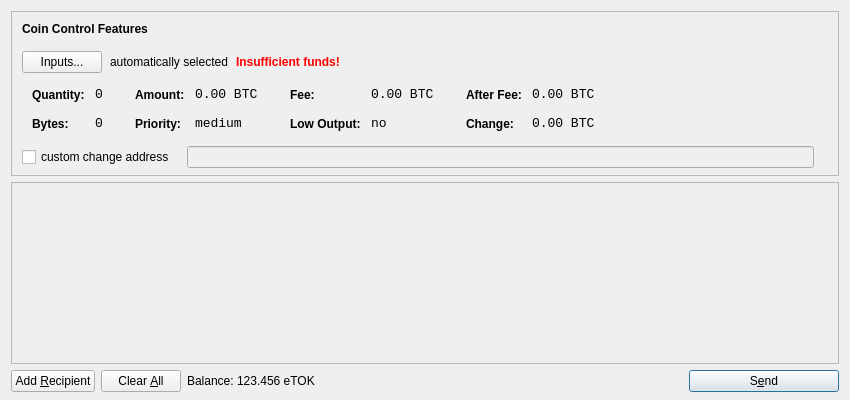
<?xml version="1.0" encoding="UTF-8"?>
<ui version="4.0">
 <class>SendCoinsDialog</class>
 <widget class="QDialog" name="SendCoinsDialog">
  <property name="geometry">
   <rect>
    <x>0</x>
    <y>0</y>
    <width>850</width>
    <height>400</height>
   </rect>
  </property>
  <property name="windowTitle">
   <string>Send Coins</string>
  </property>
  <layout class="QVBoxLayout" name="verticalLayout" stretch="0,1,0">
   <property name="bottomMargin">
    <number>8</number>
   </property>
   <item>
    <widget class="QFrame" name="frameCoinControl">
     <property name="sizePolicy">
      <sizepolicy hsizetype="Expanding" vsizetype="Expanding">
       <horstretch>0</horstretch>
       <verstretch>0</verstretch>
      </sizepolicy>
     </property>
     <property name="maximumSize">
      <size>
       <width>16777215</width>
       <height>16777215</height>
      </size>
     </property>
     <property name="frameShape">
      <enum>QFrame::StyledPanel</enum>
     </property>
     <property name="frameShadow">
      <enum>QFrame::Sunken</enum>
     </property>
     <layout class="QVBoxLayout" name="verticalLayoutCoinControl2">
      <property name="spacing">
       <number>-1</number>
      </property>
      <property name="leftMargin">
       <number>0</number>
      </property>
      <property name="topMargin">
       <number>0</number>
      </property>
      <property name="rightMargin">
       <number>0</number>
      </property>
      <property name="bottomMargin">
       <number>6</number>
      </property>
      <item>
       <layout class="QVBoxLayout" name="verticalLayoutCoinControl" stretch="0,0,0,0,1">
        <property name="spacing">
         <number>0</number>
        </property>
        <property name="leftMargin">
         <number>10</number>
        </property>
        <property name="topMargin">
         <number>10</number>
        </property>
        <item>
         <layout class="QHBoxLayout" name="horizontalLayoutCoinControl1">
          <property name="bottomMargin">
           <number>15</number>
          </property>
          <item>
           <widget class="QLabel" name="labelCoinControlFeatures">
            <property name="sizePolicy">
             <sizepolicy hsizetype="Preferred" vsizetype="Maximum">
              <horstretch>0</horstretch>
              <verstretch>0</verstretch>
             </sizepolicy>
            </property>
            <property name="font">
             <font>
              <weight>75</weight>
              <bold>true</bold>
             </font>
            </property>
            <property name="styleSheet">
             <string notr="true">font-weight:bold;</string>
            </property>
            <property name="text">
             <string>Coin Control Features</string>
            </property>
           </widget>
          </item>
         </layout>
        </item>
        <item>
         <layout class="QHBoxLayout" name="horizontalLayoutCoinControl2" stretch="0,0,0,0">
          <property name="spacing">
           <number>8</number>
          </property>
          <property name="bottomMargin">
           <number>10</number>
          </property>
          <item>
           <widget class="QPushButton" name="pushButtonCoinControl">
            <property name="styleSheet">
             <string notr="true"/>
            </property>
            <property name="text">
             <string>Inputs...</string>
            </property>
           </widget>
          </item>
          <item>
           <widget class="QLabel" name="labelCoinControlAutomaticallySelected">
            <property name="text">
             <string>automatically selected</string>
            </property>
            <property name="margin">
             <number>5</number>
            </property>
           </widget>
          </item>
          <item>
           <widget class="QLabel" name="labelCoinControlInsuffFunds">
            <property name="font">
             <font>
              <weight>75</weight>
              <bold>true</bold>
             </font>
            </property>
            <property name="styleSheet">
             <string notr="true">color:red;font-weight:bold;</string>
            </property>
            <property name="text">
             <string>Insufficient funds!</string>
            </property>
            <property name="margin">
             <number>5</number>
            </property>
           </widget>
          </item>
          <item>
           <spacer name="horizontalSpacerCoinControl">
            <property name="orientation">
             <enum>Qt::Horizontal</enum>
            </property>
            <property name="sizeHint" stdset="0">
             <size>
              <width>40</width>
              <height>1</height>
             </size>
            </property>
           </spacer>
          </item>
         </layout>
        </item>
        <item>
         <widget class="QWidget" name="widgetCoinControl" native="true">
          <property name="sizePolicy">
           <sizepolicy hsizetype="Preferred" vsizetype="Preferred">
            <horstretch>0</horstretch>
            <verstretch>0</verstretch>
           </sizepolicy>
          </property>
          <property name="minimumSize">
           <size>
            <width>0</width>
            <height>0</height>
           </size>
          </property>
          <property name="styleSheet">
           <string notr="true"/>
          </property>
          <layout class="QHBoxLayout" name="horizontalLayoutCoinControl5">
           <property name="margin">
            <number>0</number>
           </property>
           <item>
            <layout class="QHBoxLayout" name="horizontalLayoutCoinControl3" stretch="0,0,0,1">
             <property name="spacing">
              <number>20</number>
             </property>
             <property name="topMargin">
              <number>0</number>
             </property>
             <property name="bottomMargin">
              <number>10</number>
             </property>
             <item>
              <layout class="QFormLayout" name="formLayoutCoinControl1">
               <property name="horizontalSpacing">
                <number>10</number>
               </property>
               <property name="verticalSpacing">
                <number>14</number>
               </property>
               <property name="leftMargin">
                <number>10</number>
               </property>
               <property name="topMargin">
                <number>4</number>
               </property>
               <property name="rightMargin">
                <number>6</number>
               </property>
               <item row="0" column="0">
                <widget class="QLabel" name="labelCoinControlQuantityText">
                 <property name="styleSheet">
                  <string notr="true">font-weight:bold;</string>
                 </property>
                 <property name="text">
                  <string>Quantity:</string>
                 </property>
                 <property name="margin">
                  <number>0</number>
                 </property>
                </widget>
               </item>
               <item row="0" column="1">
                <widget class="QLabel" name="labelCoinControlQuantity">
                 <property name="font">
                  <font>
                   <family>Monospace</family>
                   <pointsize>10</pointsize>
                  </font>
                 </property>
                 <property name="cursor">
                  <cursorShape>IBeamCursor</cursorShape>
                 </property>
                 <property name="contextMenuPolicy">
                  <enum>Qt::ActionsContextMenu</enum>
                 </property>
                 <property name="text">
                  <string notr="true">0</string>
                 </property>
                 <property name="margin">
                  <number>0</number>
                 </property>
                 <property name="textInteractionFlags">
                  <set>Qt::LinksAccessibleByMouse|Qt::TextSelectableByKeyboard|Qt::TextSelectableByMouse</set>
                 </property>
                </widget>
               </item>
               <item row="1" column="0">
                <widget class="QLabel" name="labelCoinControlBytesText">
                 <property name="styleSheet">
                  <string notr="true">font-weight:bold;</string>
                 </property>
                 <property name="text">
                  <string>Bytes:</string>
                 </property>
                </widget>
               </item>
               <item row="1" column="1">
                <widget class="QLabel" name="labelCoinControlBytes">
                 <property name="font">
                  <font>
                   <family>Monospace</family>
                   <pointsize>10</pointsize>
                  </font>
                 </property>
                 <property name="cursor">
                  <cursorShape>IBeamCursor</cursorShape>
                 </property>
                 <property name="contextMenuPolicy">
                  <enum>Qt::ActionsContextMenu</enum>
                 </property>
                 <property name="text">
                  <string notr="true">0</string>
                 </property>
                 <property name="textInteractionFlags">
                  <set>Qt::LinksAccessibleByMouse|Qt::TextSelectableByKeyboard|Qt::TextSelectableByMouse</set>
                 </property>
                </widget>
               </item>
              </layout>
             </item>
             <item>
              <layout class="QFormLayout" name="formLayoutCoinControl2">
               <property name="horizontalSpacing">
                <number>10</number>
               </property>
               <property name="verticalSpacing">
                <number>14</number>
               </property>
               <property name="leftMargin">
                <number>6</number>
               </property>
               <property name="topMargin">
                <number>4</number>
               </property>
               <property name="rightMargin">
                <number>6</number>
               </property>
               <item row="0" column="0">
                <widget class="QLabel" name="labelCoinControlAmountText">
                 <property name="styleSheet">
                  <string notr="true">font-weight:bold;</string>
                 </property>
                 <property name="text">
                  <string>Amount:</string>
                 </property>
                 <property name="margin">
                  <number>0</number>
                 </property>
                </widget>
               </item>
               <item row="0" column="1">
                <widget class="QLabel" name="labelCoinControlAmount">
                 <property name="font">
                  <font>
                   <family>Monospace</family>
                   <pointsize>10</pointsize>
                  </font>
                 </property>
                 <property name="cursor">
                  <cursorShape>IBeamCursor</cursorShape>
                 </property>
                 <property name="contextMenuPolicy">
                  <enum>Qt::ActionsContextMenu</enum>
                 </property>
                 <property name="text">
                  <string notr="true">0.00 BTC</string>
                 </property>
                 <property name="textInteractionFlags">
                  <set>Qt::LinksAccessibleByMouse|Qt::TextSelectableByKeyboard|Qt::TextSelectableByMouse</set>
                 </property>
                </widget>
               </item>
               <item row="1" column="0">
                <widget class="QLabel" name="labelCoinControlPriorityText">
                 <property name="styleSheet">
                  <string notr="true">font-weight:bold;</string>
                 </property>
                 <property name="text">
                  <string>Priority:</string>
                 </property>
                </widget>
               </item>
               <item row="1" column="1">
                <widget class="QLabel" name="labelCoinControlPriority">
                 <property name="font">
                  <font>
                   <family>Monospace</family>
                   <pointsize>10</pointsize>
                  </font>
                 </property>
                 <property name="cursor">
                  <cursorShape>IBeamCursor</cursorShape>
                 </property>
                 <property name="contextMenuPolicy">
                  <enum>Qt::ActionsContextMenu</enum>
                 </property>
                 <property name="text">
                  <string>medium</string>
                 </property>
                 <property name="textInteractionFlags">
                  <set>Qt::LinksAccessibleByMouse|Qt::TextSelectableByKeyboard|Qt::TextSelectableByMouse</set>
                 </property>
                </widget>
               </item>
              </layout>
             </item>
             <item>
              <layout class="QFormLayout" name="formLayoutCoinControl3">
               <property name="horizontalSpacing">
                <number>10</number>
               </property>
               <property name="verticalSpacing">
                <number>14</number>
               </property>
               <property name="leftMargin">
                <number>6</number>
               </property>
               <property name="topMargin">
                <number>4</number>
               </property>
               <property name="rightMargin">
                <number>6</number>
               </property>
               <item row="0" column="0">
                <widget class="QLabel" name="labelCoinControlFeeText">
                 <property name="styleSheet">
                  <string notr="true">font-weight:bold;</string>
                 </property>
                 <property name="text">
                  <string>Fee:</string>
                 </property>
                 <property name="margin">
                  <number>0</number>
                 </property>
                </widget>
               </item>
               <item row="0" column="1">
                <widget class="QLabel" name="labelCoinControlFee">
                 <property name="font">
                  <font>
                   <family>Monospace</family>
                   <pointsize>10</pointsize>
                  </font>
                 </property>
                 <property name="cursor">
                  <cursorShape>IBeamCursor</cursorShape>
                 </property>
                 <property name="contextMenuPolicy">
                  <enum>Qt::ActionsContextMenu</enum>
                 </property>
                 <property name="text">
                  <string notr="true">0.00 BTC</string>
                 </property>
                 <property name="textInteractionFlags">
                  <set>Qt::LinksAccessibleByMouse|Qt::TextSelectableByKeyboard|Qt::TextSelectableByMouse</set>
                 </property>
                </widget>
               </item>
               <item row="1" column="0">
                <widget class="QLabel" name="labelCoinControlLowOutputText">
                 <property name="styleSheet">
                  <string notr="true">font-weight:bold;</string>
                 </property>
                 <property name="text">
                  <string>Low Output:</string>
                 </property>
                </widget>
               </item>
               <item row="1" column="1">
                <widget class="QLabel" name="labelCoinControlLowOutput">
                 <property name="font">
                  <font>
                   <family>Monospace</family>
                   <pointsize>10</pointsize>
                  </font>
                 </property>
                 <property name="cursor">
                  <cursorShape>IBeamCursor</cursorShape>
                 </property>
                 <property name="contextMenuPolicy">
                  <enum>Qt::ActionsContextMenu</enum>
                 </property>
                 <property name="text">
                  <string>no</string>
                 </property>
                 <property name="textInteractionFlags">
                  <set>Qt::LinksAccessibleByMouse|Qt::TextSelectableByKeyboard|Qt::TextSelectableByMouse</set>
                 </property>
                </widget>
               </item>
              </layout>
             </item>
             <item>
              <layout class="QFormLayout" name="formLayoutCoinControl4">
               <property name="horizontalSpacing">
                <number>10</number>
               </property>
               <property name="verticalSpacing">
                <number>14</number>
               </property>
               <property name="leftMargin">
                <number>6</number>
               </property>
               <property name="topMargin">
                <number>4</number>
               </property>
               <property name="rightMargin">
                <number>6</number>
               </property>
               <item row="0" column="0">
                <widget class="QLabel" name="labelCoinControlAfterFeeText">
                 <property name="styleSheet">
                  <string notr="true">font-weight:bold;</string>
                 </property>
                 <property name="text">
                  <string>After Fee:</string>
                 </property>
                 <property name="margin">
                  <number>0</number>
                 </property>
                </widget>
               </item>
               <item row="0" column="1">
                <widget class="QLabel" name="labelCoinControlAfterFee">
                 <property name="font">
                  <font>
                   <family>Monospace</family>
                   <pointsize>10</pointsize>
                  </font>
                 </property>
                 <property name="cursor">
                  <cursorShape>IBeamCursor</cursorShape>
                 </property>
                 <property name="contextMenuPolicy">
                  <enum>Qt::ActionsContextMenu</enum>
                 </property>
                 <property name="text">
                  <string notr="true">0.00 BTC</string>
                 </property>
                 <property name="textInteractionFlags">
                  <set>Qt::LinksAccessibleByMouse|Qt::TextSelectableByKeyboard|Qt::TextSelectableByMouse</set>
                 </property>
                </widget>
               </item>
               <item row="1" column="0">
                <widget class="QLabel" name="labelCoinControlChangeText">
                 <property name="styleSheet">
                  <string notr="true">font-weight:bold;</string>
                 </property>
                 <property name="text">
                  <string>Change:</string>
                 </property>
                </widget>
               </item>
               <item row="1" column="1">
                <widget class="QLabel" name="labelCoinControlChange">
                 <property name="font">
                  <font>
                   <family>Monospace</family>
                   <pointsize>10</pointsize>
                  </font>
                 </property>
                 <property name="cursor">
                  <cursorShape>IBeamCursor</cursorShape>
                 </property>
                 <property name="contextMenuPolicy">
                  <enum>Qt::ActionsContextMenu</enum>
                 </property>
                 <property name="text">
                  <string notr="true">0.00 BTC</string>
                 </property>
                 <property name="textInteractionFlags">
                  <set>Qt::LinksAccessibleByMouse|Qt::TextSelectableByKeyboard|Qt::TextSelectableByMouse</set>
                 </property>
                </widget>
               </item>
              </layout>
             </item>
            </layout>
           </item>
          </layout>
         </widget>
        </item>
        <item>
         <layout class="QHBoxLayout" name="horizontalLayoutCoinControl4" stretch="0,0,0">
          <property name="spacing">
           <number>12</number>
          </property>
          <property name="sizeConstraint">
           <enum>QLayout::SetDefaultConstraint</enum>
          </property>
          <property name="topMargin">
           <number>5</number>
          </property>
          <property name="rightMargin">
           <number>5</number>
          </property>
          <item>
           <widget class="QCheckBox" name="checkBoxCoinControlChange">
            <property name="text">
             <string>custom change address</string>
            </property>
           </widget>
          </item>
          <item>
           <widget class="QLineEdit" name="lineEditCoinControlChange">
            <property name="enabled">
             <bool>false</bool>
            </property>
            <property name="sizePolicy">
             <sizepolicy hsizetype="Expanding" vsizetype="Fixed">
              <horstretch>0</horstretch>
              <verstretch>0</verstretch>
             </sizepolicy>
            </property>
           </widget>
          </item>
          <item>
           <widget class="QLabel" name="labelCoinControlChangeLabel">
            <property name="sizePolicy">
             <sizepolicy hsizetype="Preferred" vsizetype="Expanding">
              <horstretch>0</horstretch>
              <verstretch>0</verstretch>
             </sizepolicy>
            </property>
            <property name="minimumSize">
             <size>
              <width>0</width>
              <height>0</height>
             </size>
            </property>
            <property name="text">
             <string/>
            </property>
            <property name="margin">
             <number>3</number>
            </property>
           </widget>
          </item>
         </layout>
        </item>
        <item>
         <spacer name="verticalSpacerCoinControl">
          <property name="orientation">
           <enum>Qt::Vertical</enum>
          </property>
          <property name="sizeHint" stdset="0">
           <size>
            <width>800</width>
            <height>1</height>
           </size>
          </property>
         </spacer>
        </item>
       </layout>
      </item>
     </layout>
    </widget>
   </item>
   <item>
    <widget class="QScrollArea" name="scrollArea">
     <property name="widgetResizable">
      <bool>true</bool>
     </property>
     <widget class="QWidget" name="scrollAreaWidgetContents">
      <property name="geometry">
       <rect>
        <x>0</x>
        <y>0</y>
        <width>830</width>
        <height>165</height>
       </rect>
      </property>
      <layout class="QVBoxLayout" name="verticalLayout_2">
       <property name="margin">
        <number>0</number>
       </property>
       <item>
        <layout class="QVBoxLayout" name="entries">
         <property name="spacing">
          <number>6</number>
         </property>
        </layout>
       </item>
       <item>
        <spacer name="verticalSpacer">
         <property name="orientation">
          <enum>Qt::Vertical</enum>
         </property>
         <property name="sizeHint" stdset="0">
          <size>
           <width>20</width>
           <height>40</height>
          </size>
         </property>
        </spacer>
       </item>
      </layout>
     </widget>
    </widget>
   </item>
   <item>
    <layout class="QHBoxLayout" name="horizontalLayout">
     <item>
      <widget class="QPushButton" name="addButton">
       <property name="toolTip">
        <string>Send to multiple recipients at once</string>
       </property>
       <property name="text">
        <string>Add &amp;Recipient</string>
       </property>
       <property name="icon">
        <iconset resource="../bitcoin.qrc">
         <normaloff>:/icons/add</normaloff>:/icons/add</iconset>
       </property>
       <property name="autoDefault">
        <bool>false</bool>
       </property>
      </widget>
     </item>
     <item>
      <widget class="QPushButton" name="clearButton">
       <property name="sizePolicy">
        <sizepolicy hsizetype="Minimum" vsizetype="Fixed">
         <horstretch>0</horstretch>
         <verstretch>0</verstretch>
        </sizepolicy>
       </property>
       <property name="toolTip">
        <string>Remove all transaction fields</string>
       </property>
       <property name="text">
        <string>Clear &amp;All</string>
       </property>
       <property name="icon">
        <iconset resource="../bitcoin.qrc">
         <normaloff>:/icons/remove</normaloff>:/icons/remove</iconset>
       </property>
       <property name="autoRepeatDelay">
        <number>300</number>
       </property>
       <property name="autoDefault">
        <bool>false</bool>
       </property>
      </widget>
     </item>
     <item>
      <layout class="QHBoxLayout" name="horizontalLayout_2">
       <property name="spacing">
        <number>3</number>
       </property>
       <item>
        <widget class="QLabel" name="label">
         <property name="text">
          <string>Balance:</string>
         </property>
        </widget>
       </item>
       <item>
        <widget class="QLabel" name="labelBalance">
         <property name="cursor">
          <cursorShape>IBeamCursor</cursorShape>
         </property>
         <property name="text">
          <string>123.456 eTOK</string>
         </property>
         <property name="textInteractionFlags">
          <set>Qt::LinksAccessibleByMouse|Qt::TextSelectableByKeyboard|Qt::TextSelectableByMouse</set>
         </property>
        </widget>
       </item>
      </layout>
     </item>
     <item>
      <spacer name="horizontalSpacer">
       <property name="orientation">
        <enum>Qt::Horizontal</enum>
       </property>
       <property name="sizeHint" stdset="0">
        <size>
         <width>40</width>
         <height>20</height>
        </size>
       </property>
      </spacer>
     </item>
     <item>
      <widget class="QPushButton" name="sendButton">
       <property name="minimumSize">
        <size>
         <width>150</width>
         <height>0</height>
        </size>
       </property>
       <property name="toolTip">
        <string>Confirm the send action</string>
       </property>
       <property name="text">
        <string>S&amp;end</string>
       </property>
       <property name="icon">
        <iconset resource="../bitcoin.qrc">
         <normaloff>:/icons/send</normaloff>:/icons/send</iconset>
       </property>
       <property name="default">
        <bool>true</bool>
       </property>
      </widget>
     </item>
    </layout>
   </item>
  </layout>
 </widget>
 <resources>
  <include location="../bitcoin.qrc"/>
 </resources>
 <connections/>
</ui>
